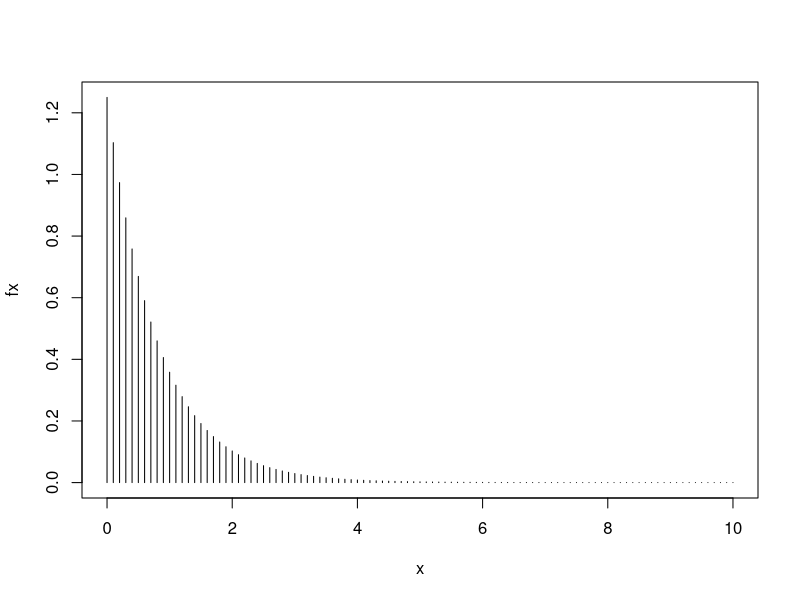
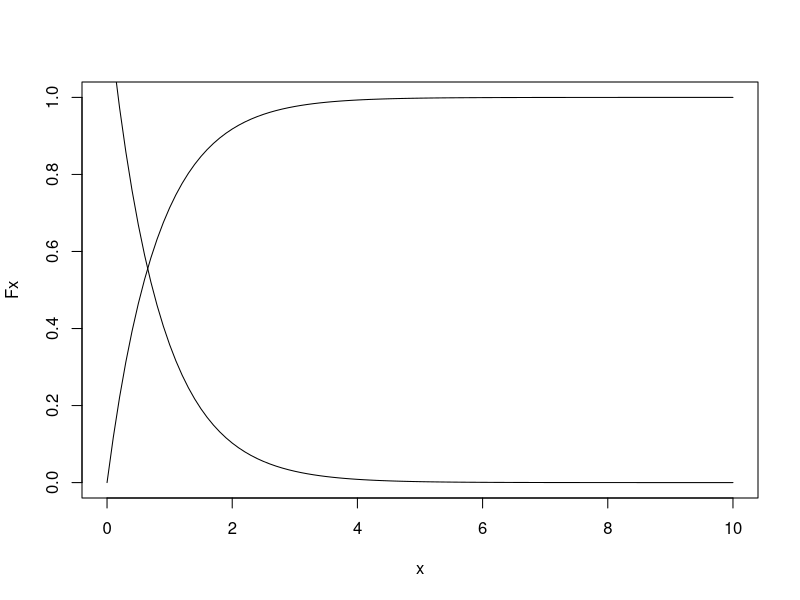
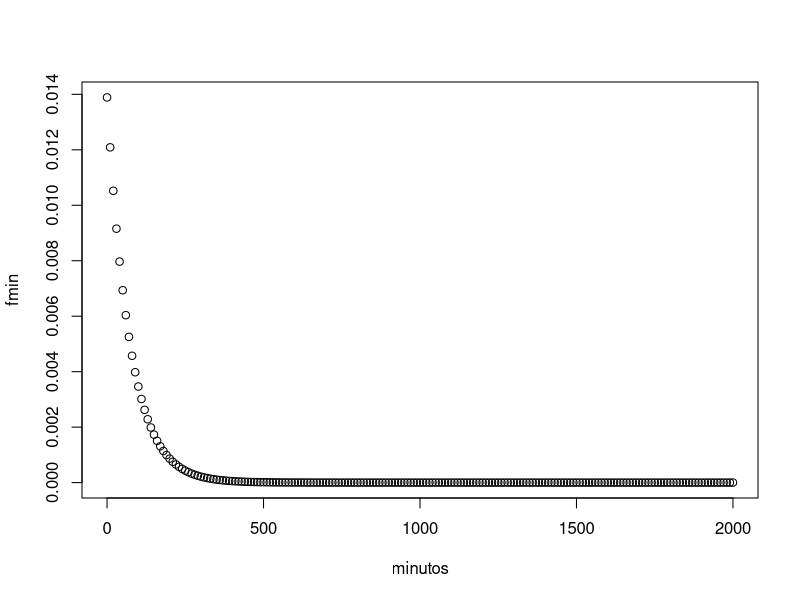
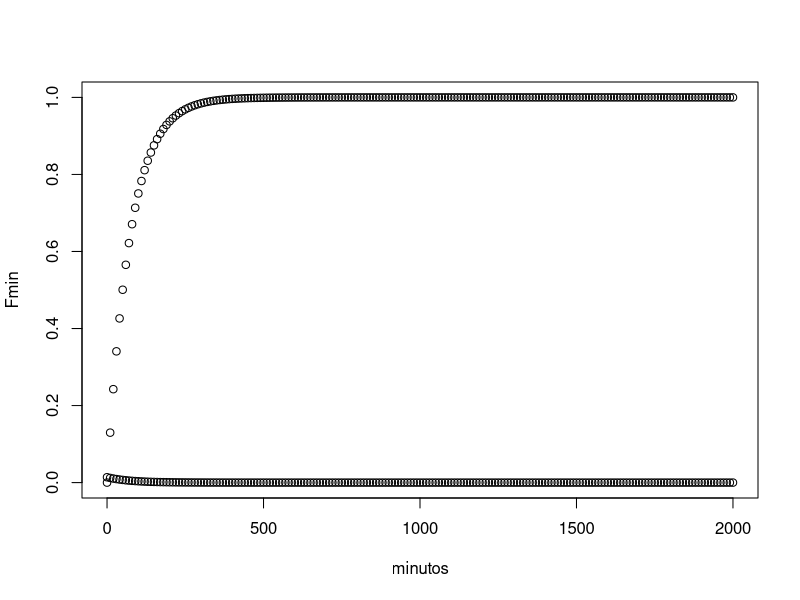
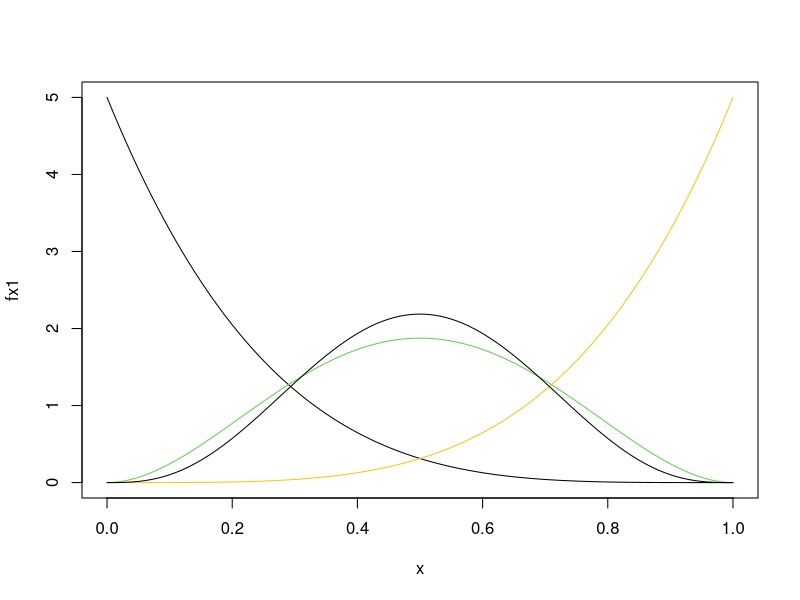

Reproduce these figures in R, in order. (Note: this script raises an error after producing the figures.)
# Falcao anota 5 goles cada 4 partidos. ¿Cuál es la probabilidad de que no anote goles en los
# próximos 2 partidos?

x <- seq(0, 10, by = 0.1)
alpha <- 5/4

fx <- alpha*exp(-alpha*x)
plot(x, fx, type = "histogram")

Fx <- 1-exp(-alpha*x)
plot(x, Fx, type ="lines")
lines(x, fx)

# Cálculo de la probabilidad pedida P(x > 2):

1-exp(-alpha*2)

# Ahora traduciendo el tiempo de partidos a minutos:

alphamin <- 5/360

minutos <- seq(0, 2000, by = 10)

fmin <- alphamin*exp(-alphamin*minutos)
plot(minutos, fmin)

Fmin <- 1-exp(-alphamin*minutos)
plot(minutos, Fmin)
points(minutos, fmin)

# Calculando la misma probabilidad:

1-exp(-alphamin*180)

# Calculando percentiles. A un servicio de urgencias llegan en promedio 7 pacientes por accidente de
# tránsito al día. Calclule la hora en que ocurrirá el 75% de las primeras llegadas cada día.

alphaurg <- 7

percentil75 <- log(1-0.75)/-alphaurg
percentil75*12

# Distribución beta

x <- seq(0, 1, by = 0.01)
fx1 <- dbeta(x, 1, 5, 0)
fx2 <- dbeta(x, 5, 1, 0)
fx3 <- dbeta(x, 3, 3, 0)
fx4 <- dbeta(x, 4, 4, 0)
plot(x, fx1, type = "lines")
lines(x, fx2, col = 7)
lines(x, fx3, col = 3)
lines(x, fx4, col = 1)


1-pgamma(20, 2, 1/4)

# Ejemplo 6.18 de Walpole: P(X < 2)

pgamma(1, 2, 5)

# Ejemplo 6.19 de Walpole: P(X <= 60)

x <- 60
        alfa <- 5
        beta <- 10
pgamma(x, alfa, 1/beta)

# Ejemplo 6.20 de Walpole: P(X >= 20)

x <- 20
alfa <- 2
beta <- 4
1-pgamma(x, alfa, 1/beta)

# Ejemplo 6.21 de Walpole: 

x <- 6
alfa <- 1
beta <- 4
1-pgamma(x, alfa, 1/beta)

pgamma()

# Ejercicio 6.40

x <- 9
alfa <- 2
beta <- 3
1-pgamma(x, alfa, 1/beta)

# Ejercicio 6.41

alfa <- 2
beta <- 1

pgamma(2.4, alfa, 1/beta) - pgamma(1.8, alfa, 1/beta)

# Ejercicio 6.42

# a)
x <- 1
alfa <- 2
beta <- 1/2
pgamma(x, alfa, 1/beta)

# b)

x <-2
1 - pgamma(x, alfa, 1/beta)


alfa <- 10
beta <- 1/5
pgamma(1, alfa, 1/beta)
